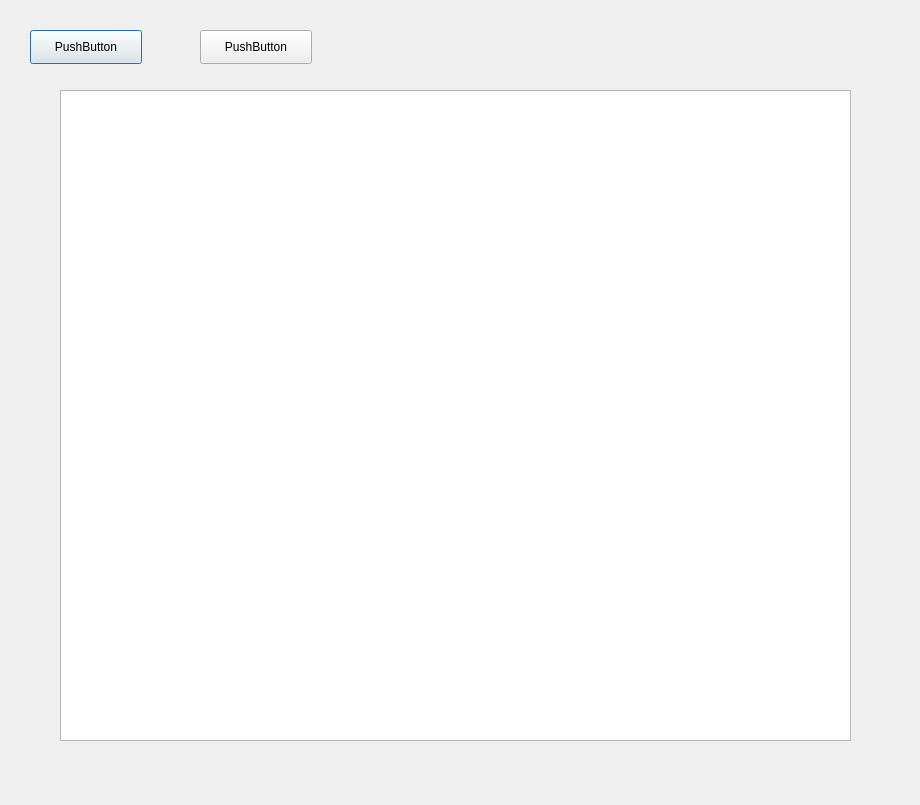
<?xml version="1.0" encoding="UTF-8"?>
<ui version="4.0">
 <class>Dialog</class>
 <widget class="QDialog" name="Dialog">
  <property name="geometry">
   <rect>
    <x>0</x>
    <y>0</y>
    <width>920</width>
    <height>805</height>
   </rect>
  </property>
  <property name="windowTitle">
   <string>Dialog</string>
  </property>
  <widget class="QPushButton" name="pushButton">
   <property name="geometry">
    <rect>
     <x>30</x>
     <y>30</y>
     <width>112</width>
     <height>34</height>
    </rect>
   </property>
   <property name="text">
    <string>PushButton</string>
   </property>
  </widget>
  <widget class="QPushButton" name="pushButton_2">
   <property name="geometry">
    <rect>
     <x>200</x>
     <y>30</y>
     <width>112</width>
     <height>34</height>
    </rect>
   </property>
   <property name="text">
    <string>PushButton</string>
   </property>
  </widget>
  <widget class="QTextEdit" name="textEdit">
   <property name="geometry">
    <rect>
     <x>60</x>
     <y>90</y>
     <width>791</width>
     <height>651</height>
    </rect>
   </property>
  </widget>
 </widget>
 <resources/>
 <connections/>
</ui>
